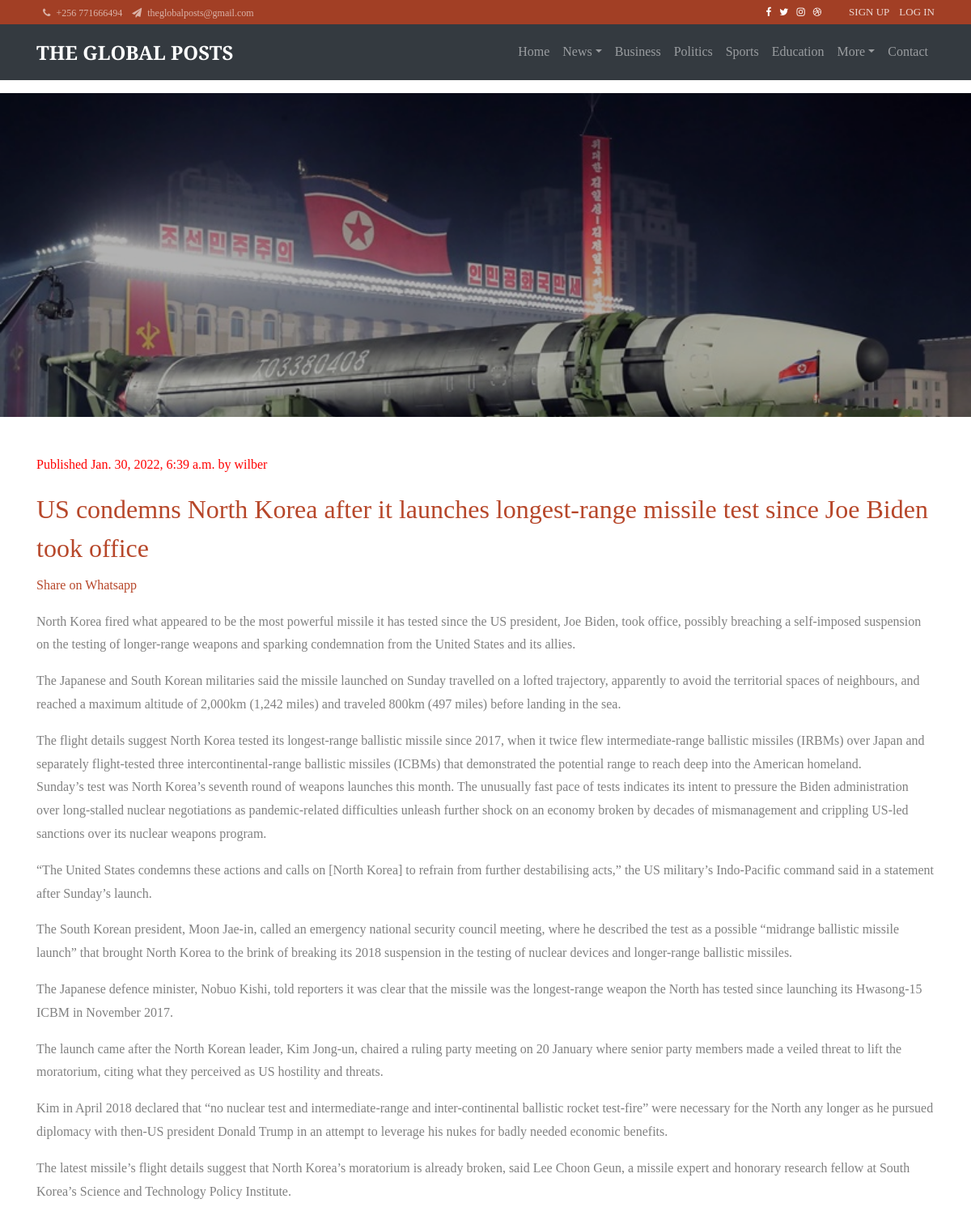
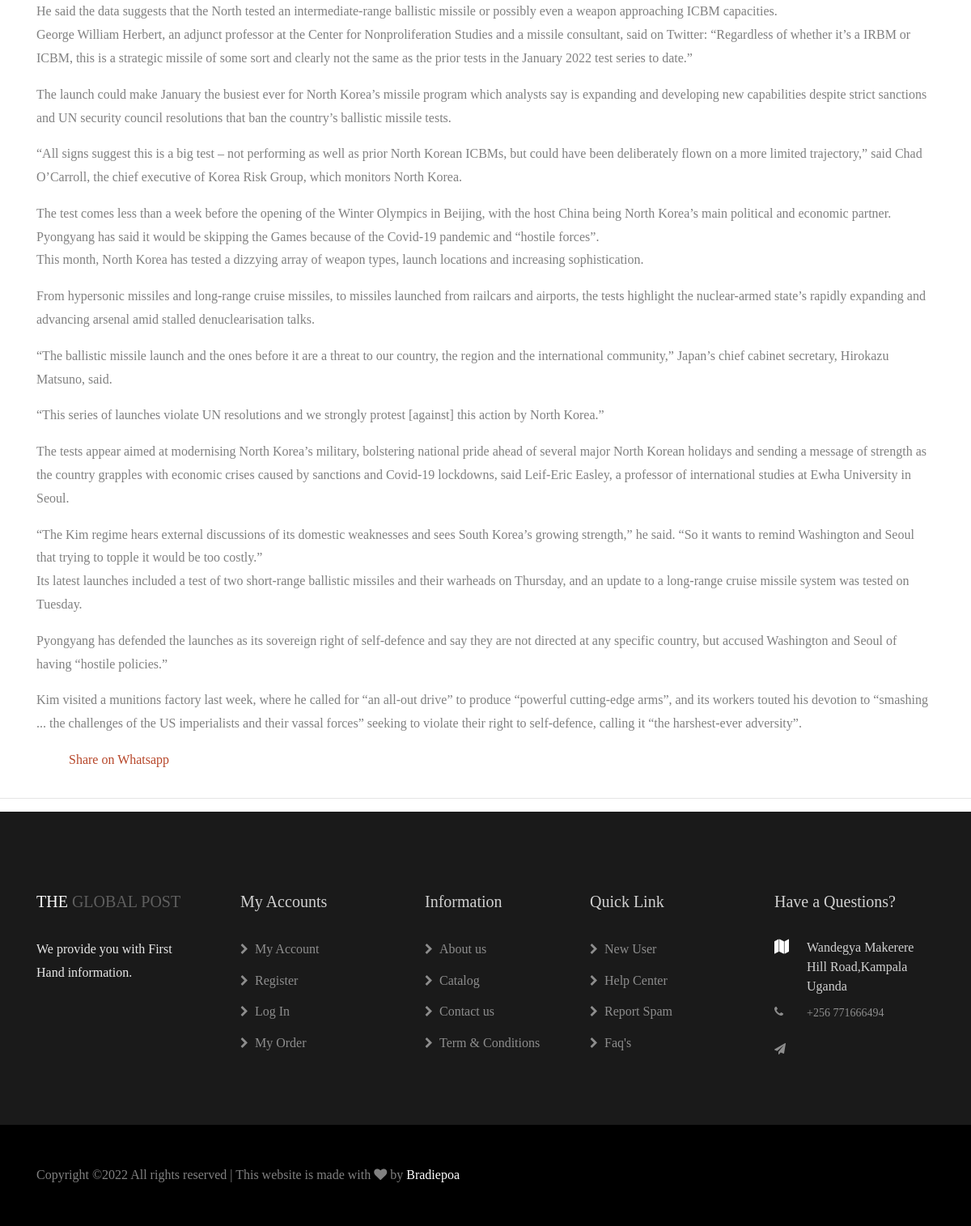
Page /details/149/ on the committed database (2 pictures, top to bottom).
### mainweb/models.py (models this page shows, shortened)
class Post(models.Model):
	STATUS_CHIOCES = (
		('draft','Draft'),
		('published','Published'),
		)
	title = models.CharField(max_length=250)
	slug = models.SlugField(max_length=250, unique_for_date='publish')
	author = models.ForeignKey(User, on_delete=models.CASCADE, related_name='blog_posts')
	category = models.ForeignKey(Category,on_delete=models.SET_NULL, null=True,blank=True )
	img = models.ImageField(upload_to='media/news/', blank=True, null=True)
	body =models.TextField()
	publish = models.DateTimeField(default=timezone.now)
	created = models.DateField(auto_now_add=True)
	updated = models.DateTimeField(auto_now=True)
	status = models.CharField(max_length=10,choices=STATUS_CHIOCES, default='published ')
	viewers = models.IntegerField(default=1, null=True)
	objects =models.Manager()
	published = PublishedManager()
	class Meta:
		ordering = ('-publish',)
	@property
	def imgURL(self):
		try:
			url = self.img.url
		except:
			url =''
		return url

### mainweb/views.py (the view)
# urls.py: path('details/<str:pk_details>/', views.post_detail, name="details"),
def post_detail(request,pk_details):
	object_list = Post.published.get(id=pk_details)
	try:
	    object_list.viewers = object_list.viewers + 1
	    object_list.save()
	except:
	    redirect(reverse('mainweb:homepage'))
	context = {'object_list':object_list}
	return render(request, 'mainweb/details.html',context)

### mainweb/templates/mainweb/details.html (shortened to what this page needs)
{% extends 'mainweb/base.html' %}
{% load static %}
{% block content %}
<section class="hero-wrap hero-wrap-2 mt-3" style="background-image: url({{ object_list.imgURL }});" data-stellar-background-ratio="0.5">
  <div class="overlay"></div>
  <div class="container">
    <div class="row no-gutters slider-text align-items-end justify-content-center">
    </div>
  </div>
</section><br/>
<section class="blog_area section-padding pt-3">
<div class="container">
    <div class="row">
        <div class="col-lg-12 mb-5 mb-lg-0">
            <div class="blog_left_sidebar">
                <article class="blog_item">
                    <div class="blog_item_img">
                         <p style="color: red" class="blog_item_date">Published {{ object_list.publish }}  by {{ object_list.author }}</p>
                    </div>
                    <div class="blog_details">
                     <h2> <a class="d-inline-block" href="">
                        {{ object_list.title }}
                    </a>
                    </h2>
                        <a href="whatsapp://send?text=http://www.theglobalposts.com/details/{{ object_list.id }}" data-action="share/whatsapp/share" target="_blank">Share on Whatsapp</a>
                        <p class="text-justify">{{ object_list.body|linebreaks }}</p>
                        <ul class="blog-info-link">
                            <a href="whatsapp://send?text=http://www.theglobalposts.com/details/{{ object_list.id }}" data-action="share/whatsapp/share" target="_blank">Share on Whatsapp</a>
                        </ul>
                    </div>
                </article>
            </div>
        </div>
    </div>
</div>
</section>
{% endblock content %}

### rows in the picture
Post: imgURL (picture), publish "Jan. 30, 2022, 6:39 a.m.", author "wilber", title "US condemns North Korea after it launches longest-range missile test since Joe Biden took office", body "North Korea fired what appeared to be the most powerful missile it has tested since the US president, Joe Biden, took office, possibly breaching a self-imposed suspension on the testing of longer-range weapons and sparking condemnation from the United States and its allies. The Japanese and South Korean militaries said the missile launched on Sunday travelled on a lofted trajectory, apparently to avoid the territorial spaces of neighbours, and reached a maximum altitude of 2,000km (1,242 miles) and traveled 800km (497 miles) before landing in the sea. The flight details suggest North Korea tested its longest-range ballistic missile since 2017, when it twice flew intermediate-range ballistic…"
